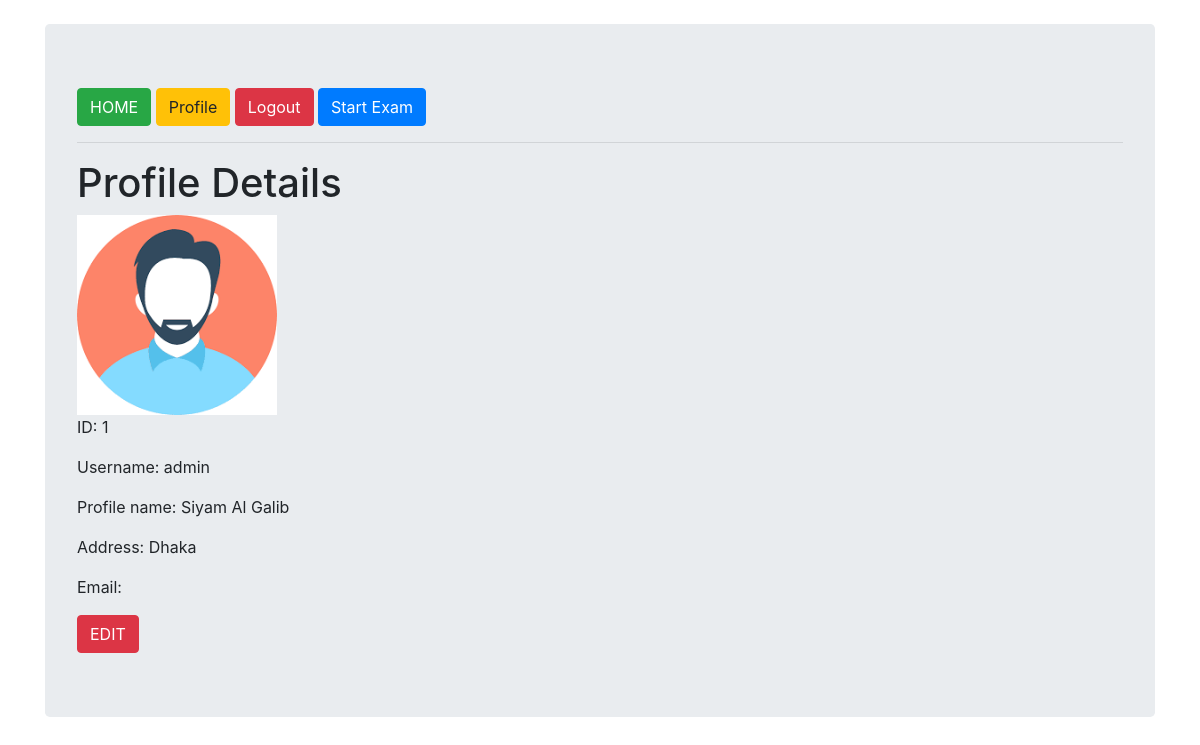
The app's page /profile_details/1/ (signed in), older data.
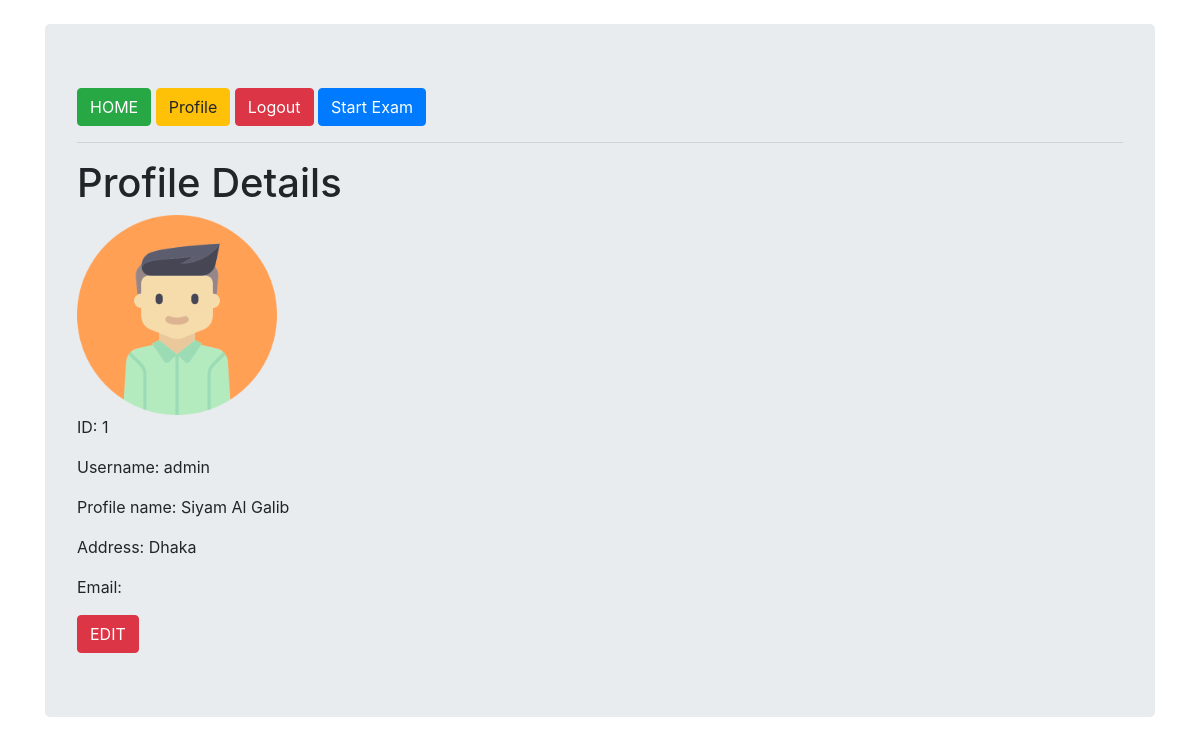
The same page, newer data.
### custom_users/models.py (models this page shows, shortened)
class Profile(models.Model):
    user = models.OneToOneField(User, on_delete=models.CASCADE, related_name='user_profile')
    profile_name = models.CharField(max_length=250, blank=True, null=True)
    address = models.CharField(max_length=150, blank=True, null=True)
    image = models.ImageField(default='default.png', upload_to='profile_pics')
    class Meta:
        verbose_name_plural = 'User Profiles'

### custom_users/views.py (the view)
# urls.py: path('profile_details/<int:id>/', profile_details, name='profile_details'),
@login_required(login_url='login')
def profile_details(request, id=None):
    profile = get_object_or_404(Profile, id=id)
    context = {'profile': profile}
    template = 'custom_users/profile_details.html'
    return render(request, template, context)

### templates/custom_users/profile_details.html (shortened to what this page needs)
{% extends 'base.html' %}
{% block content %}
    <h1>Profile Details</h1>
    {% if profile %}
        {% if profile.image %}
            <img src="{{ profile.image.url }}" width="200" height="200" alt="image">
        {% endif %}
        <p>ID: {{profile.user.id}}</p>
        <p>Username: {{profile.user.username}}</p>
        <p>Profile name: {{profile.profile_name}}</p>
        <p>Address: {{profile.address}}</p>
        <p>Email: {{profile.user.email}}</p>
    {% else %}
        <p> You don't have any profile.<a href="{% url 'custom_users:profile_create' %}">Create</a></p>
    {% endif %}
    <a href="{% url 'custom_users:profile_edit' %}"><button type="submit" class="btn btn-danger">EDIT</button></a>
{% endblock %}

### templates/base.html (shortened to what this page needs)
{% load staticfiles %}
<!DOCTYPE html>
<html lang="en">
<head>
    <link rel="stylesheet" href="https://maxcdn.bootstrapcdn.com/bootstrap/4.0.0/css/bootstrap.min.css"
 />
    <link rel="stylesheet" type="text/css" href="{% static 'bootstrap.min.css' %}">
</head>
<body>
<br>
<div class="container">
    <div class="jumbotron">
        <a href="{% url 'home' %}">
            <button type="button" class="btn btn-success">HOME</button>
        </a>
        {% if request.user.is_authenticated %}
            <a href="{% url 'custom_users:profile_details' request.user.id %}">
                <button type="button" class="btn btn-warning">Profile</button>
            </a>
            <a href="{% url 'logout' %}">
                <button type="button" class="btn btn-danger">Logout</button>
            </a>
            <a href="{% url 'exam_system:all_questions' %}">
                <button type="button" class="btn btn-primary">Start Exam</button>
            </a>
        {% endif %}
        <hr>
        {% block content %}
        {% endblock %}
    </div>
</div>
</body>
</html>

Row changes from the older to the newer data that the page shows:
changed Profile "Siyam Al Galib": image: picture removed, a placeholder shows
